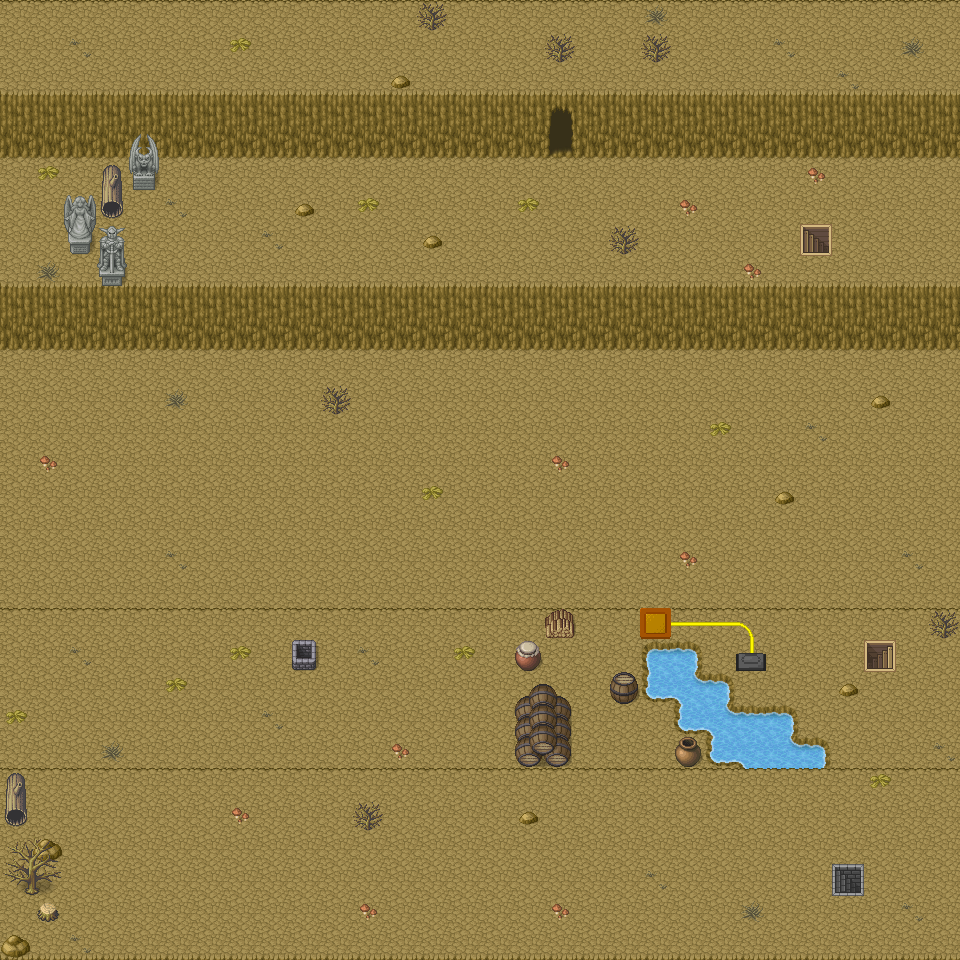

This game map was drawn from its Tiled (.tmx) file and the tilesets committed beside it. A one-line description and the trimmed map source follow:
An orthogonal 30x30 tile map with 32x32 px tiles, 5 tile layers (Ground, Water, Cliffs, Decor, ...), 6 tilesets and 101 objects (35x wall, 13x Teleport, 11x mob, 3x door, 2x Item, ...).

<map version="1.4" tiledversion="1.4.2" orientation="orthogonal" renderorder="right-down" width="30" height="30" tilewidth="32" tileheight="32" infinite="0" nextlayerid="9" nextobjectid="121">
 <properties>
  <property name="music" value="Overworld1.mp3" />
  <property name="test" value="{&quot;gem&quot;: 10, &quot;heart&quot;: 2}" />
 </properties>
 <tileset firstgid="1" source="Base.tsx" />
 <tileset firstgid="1065" source="[A]Water_pipo.tsx" />
 <tileset firstgid="4137" source="Wires.tsx" />
 <tileset firstgid="4179" source="Boxes.tsx" />
 <tileset firstgid="4188" source="Buttons-1.png.tsx" />
 <tileset firstgid="4200" source="Door.tsx" />
 <layer id="1" name="Ground" width="30" height="30">
  <data>[900 cells, 900 non-empty, 1 distinct tile ids]</data>
 </layer>
 <layer id="2" name="Water" width="30" height="30">
  <data>[900 cells, 21 non-empty, 15 distinct tile ids]</data>
 </layer>
 <layer id="3" name="Cliffs" width="30" height="30">
  <data>[900 cells, 299 non-empty, 4 distinct tile ids]</data>
 </layer>
 <layer id="4" name="Decor" width="30" height="30">
  <data>[900 cells, 73 non-empty, 25 distinct tile ids]</data>
 </layer>
 <layer id="8" name="Decor(top)" width="30" height="30">
  <properties>
   <property name="top" type="object" value="0" />
  </properties>
  <data>[900 cells, 21 non-empty, 15 distinct tile ids]</data>
 </layer>
 <objectgroup id="7" name="Objects">
  <object id="1" name="wall" x="0" y="288" width="960" height="56" />
  <object id="3" name="wall" x="0" y="96" width="544" height="56" />
  <object id="4" name="wall" x="576" y="96" width="384" height="56" />
  <object id="5" name="wall" x="544" y="96" width="32" height="8" />
  <object id="7" name="wall" x="648" y="648" width="48" height="24" />
  <object id="8" name="wall" x="648" y="672" width="48" height="24" />
  <object id="9" name="wall" x="680" y="680" width="48" height="48" />
  <object id="10" name="wall" x="712" y="712" width="80" height="48" />
  <object id="11" name="wall" x="744" y="744" width="80" height="24" />
  <object id="14" name="wall" x="520" y="712" width="48" height="56" />
  <object id="15" name="wall" x="512" y="664" width="32" height="8" />
  <object id="18" name="wall" x="608" y="696" width="32" height="8" />
  <object id="19" name="wall" x="672" y="760" width="32" height="8" />
  <object id="20" name="wall" x="128" y="160" width="32" height="32" />
  <object id="21" name="wall" x="104" y="160" width="24" height="56" />
  <object id="22" name="wall" x="64" y="192" width="32" height="64" />
  <object id="23" name="wall" x="96" y="224" width="32" height="64" />
  <object id="24" name="wall" x="0" y="-8" width="960" height="8" />
  <object id="25" name="wall" x="0" y="960" width="960" height="8" />
  <object id="29" name="wall" x="544" y="616" width="32" height="23" />
  <object id="30" name="wall" x="0" y="769" width="959" height="3" />
  <object id="31" name="wall" x="0" y="609" width="959" height="3" />
  <object id="33" name="Canyon2.tmx" type="Teleport" x="-8" y="344" width="8" height="264">
   <properties>
    <property name="playerLocation" value="playerRight" />
   </properties>
  </object>
  <object id="34" name="playerLeft" x="8" y="472" width="16" height="16" />
  <object id="35" name="playerRight" x="936" y="472" width="16" height="16" />
  <object id="36" name="ExitA1" x="552" y="168" width="16" height="16" />
  <object id="38" name="ExitA2" x="296" y="680" width="16" height="16" />
  <object id="39" name="Cave1.tmx" type="Teleport" x="544" y="104" width="32" height="40">
   <properties>
    <property name="playerLocation" value="CaveAUp" />
   </properties>
  </object>
  <object id="40" name="Cave1.tmx" type="Teleport" x="296" y="640" width="16" height="24">
   <properties>
    <property name="playerLocation" value="CaveADown" />
   </properties>
  </object>
  <object id="41" name="Canyon2.tmx" type="Teleport" x="-8" y="616" width="8" height="144">
   <properties>
    <property name="playerLocation" value="playerRightDown" />
   </properties>
  </object>
  <object id="42" name="playerLeftDown" x="8" y="680" width="16" height="16" />
  <object id="43" name="Cave1.tmx" type="Teleport" x="832" y="864" width="32" height="32">
   <properties>
    <property name="playerLocation" value="CaveGRight" />
   </properties>
  </object>
  <object id="44" name="ExitG" x="808" y="872" width="16" height="16" />
  <object id="45" name="Cave1.tmx" type="Teleport" x="800" y="224" width="32" height="32">
   <properties>
    <property name="playerLocation" value="CaveHUp" />
   </properties>
  </object>
  <object id="46" name="ExitH" x="840" y="648" width="16" height="16" />
  <object id="48" name="EntranceH" x="776" y="232" width="16" height="16" />
  <object id="49" name="Transition2.tmx" type="Teleport" x="960" y="344" width="8" height="256">
   <properties>
    <property name="playerLocation" value="playerLeft" />
   </properties>
  </object>
  <object id="50" name="Cave1.tmx" type="Teleport" x="864" y="640" width="32" height="32">
   <properties>
    <property name="playerLocation" value="CaveHDown" />
   </properties>
  </object>
  <object id="51" name="wall" x="0" y="768" width="32" height="64" />
  <object id="52" name="wall" x="32" y="832" width="32" height="32" />
  <object id="53" name="wall" x="8" y="864" width="32" height="32" />
  <object id="54" name="wall" x="32" y="896" width="32" height="32" />
  <object id="55" name="wall" x="0" y="928" width="32" height="32" />
  <object id="57" name="wall" x="360" y="824" width="16" height="8" />
  <object id="58" name="wall" x="936" y="632" width="16" height="8" />
  <object id="60" name="wall" x="616" y="248" width="16" height="8" />
  <object id="61" name="wall" x="328" y="408" width="16" height="8" />
  <object id="62" name="wall" x="424" y="24" width="16" height="8" />
  <object id="63" name="wall" x="552" y="56" width="16" height="8" />
  <object id="64" name="wall" x="648" y="56" width="16" height="8" />
  <object id="66" name="playerRightUp" x="920" y="216" width="16" height="16" />
  <object id="67" name="playerRightDown" x="920" y="696" width="16" height="16" />
  <object id="68" name="playerRightBottom" x="920" y="856" width="16" height="16" />
  <object id="69" name="Transition2.tmx" type="Teleport" x="960" y="152" width="8" height="136">
   <properties>
    <property name="playerLocation" value="playerLeftUp" />
   </properties>
  </object>
  <object id="70" name="Transition2.tmx" type="Teleport" x="960" y="624" width="8" height="136">
   <properties>
    <property name="playerLocation" value="playerLeftDown" />
   </properties>
  </object>
  <object id="71" name="Transition2.tmx" type="Teleport" x="960" y="784" width="8" height="176">
   <properties>
    <property name="playerLocation" value="playerLeftBottom" />
   </properties>
  </object>
  <object id="72" name="playerLeftUp" x="16" y="216" width="16" height="16" />
  <object id="73" name="Canyon2.tmx" type="Teleport" x="-8" y="152" width="8" height="136">
   <properties>
    <property name="playerLocation" value="playerRightUp" />
   </properties>
  </object>
  <object id="74" name="door" gid="4206" x="640" y="640" width="31" height="32">
   <properties>
    <property name="activator" type="object" value="75" />
   </properties>
  </object>
  <object id="75" name="activator" gid="4188" x="736" y="661" width="30" height="21">
   <properties>
    <property name="sound" value="silence.mp3" />
   </properties>
  </object>
  </objectgroup>
</map>
<!-- 41 of 101 objects omitted -->
